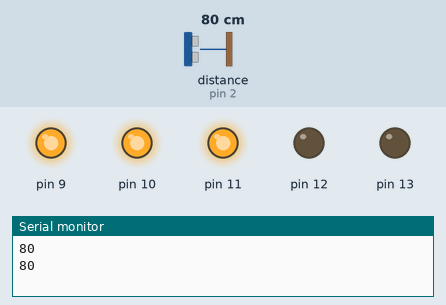
This sketch was run on a simulated Arduino Uno, built with avr-gcc and run on an emulated ATmega328P. Parts: output pins drawn as LEDs (lit = HIGH), the last lines printed to the serial monitor. The test bench sets the inputs (shaded band); at power-on: distance to the obstacle (sensor on pin 2) 80 cm. The echo pulse lasts 58.3 µs per cm.

Above: at 1.8 s.
1.9 s: distance to the obstacle (sensor on pin 2) set to 11 cm
4.2 s: distance to the obstacle (sensor on pin 2) set to 8 cm
At 6.6 s:
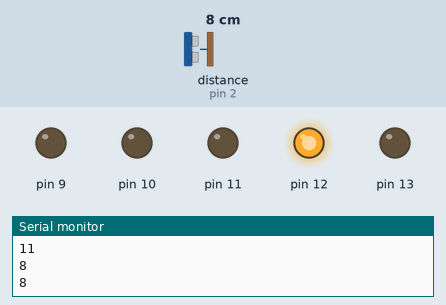
7.5 s: distance to the obstacle (sensor on pin 2) set to 4 cm
At 10.2 s:
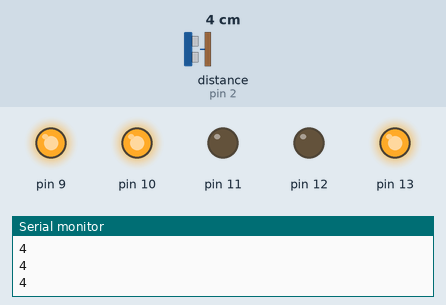
10.5 s: distance to the obstacle (sensor on pin 2) set to 9 cm
At 12.6 s:
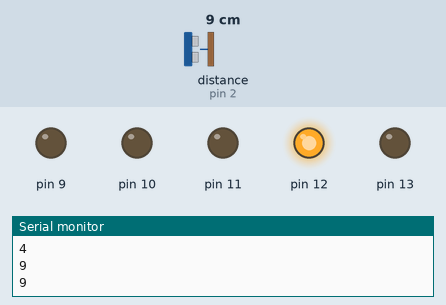
13.5 s: distance to the obstacle (sensor on pin 2) set to 2 cm
At 16.2 s:
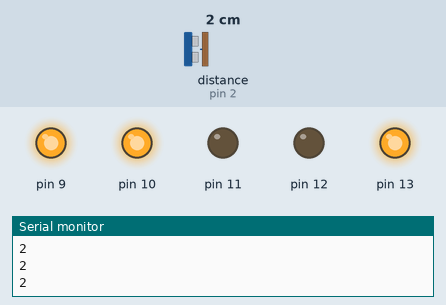
Timing chart, 0 to 17.5 s (numbered marks = the images above; inputs shaded):
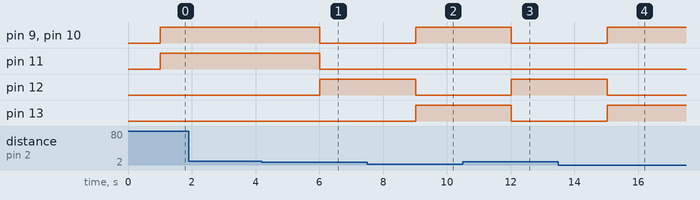

The sketch:

Ultrasonic.ino
```cpp
#include <Ultrasonic.h>
Ultrasonic u=Ultrasonic(3,2);//trig,echo

void setup() {
  // put your setup code here, to run once:
  pinMode(13,OUTPUT);
  pinMode(12,OUTPUT);
  pinMode(11,OUTPUT);
  pinMode(10,OUTPUT);
  pinMode(9,OUTPUT);
  Serial.begin(9600);

}

void loop() {
  // put your main code here, to run repeatedly:
int d=u.distanceRead();
Serial.println(d);
delay(1000);

if (d <= 5){
  digitalWrite(13, HIGH);
  digitalWrite(12, LOW);
  digitalWrite(11, LOW);
  digitalWrite(10, HIGH);
  digitalWrite(9, HIGH);


}

else if (d >5 && d<=9){
  digitalWrite(13, LOW);
  digitalWrite(12, HIGH);
  digitalWrite(11, LOW);
  digitalWrite(10, LOW);
  digitalWrite(9, LOW);


}


else if (d >9 && d<346){
  digitalWrite(13, LOW);
  digitalWrite(12, LOW);
  digitalWrite(11, LOW);
  digitalWrite(11, HIGH);
  digitalWrite(10, HIGH);
  digitalWrite(9, HIGH);


}
else {
  digitalWrite(13, LOW);
  digitalWrite(12, LOW);
  digitalWrite(11, LOW);
  digitalWrite(11, LOW);
  digitalWrite(10, LOW);
  digitalWrite(9, LOW);


}


}
```

Measured:
- the behaviour switches between 10 and 9 cm on distance to the obstacle (sensor on pin 2) (found by bisection; images 0 and 1)
- the behaviour switches between 6 and 5 cm on distance to the obstacle (sensor on pin 2) (found by bisection; images 1 and 2)
- after the input at 4.2 s, pin 9–11: HIGH → LOW after 1.8 s; pin 12: LOW → HIGH after 1.8 s
- after the input at 7.5 s, pin 9, pin 10, pin 13: LOW → HIGH after 1.5 s; pin 12: HIGH → LOW after 1.5 s
- after the input at 10.5 s, pin 9, pin 10, pin 13: HIGH → LOW after 1.5 s; pin 12: LOW → HIGH after 1.5 s
- after the input at 13.5 s, pin 9, pin 10, pin 13: LOW → HIGH after 1.5 s; pin 12: HIGH → LOW after 1.5 s
